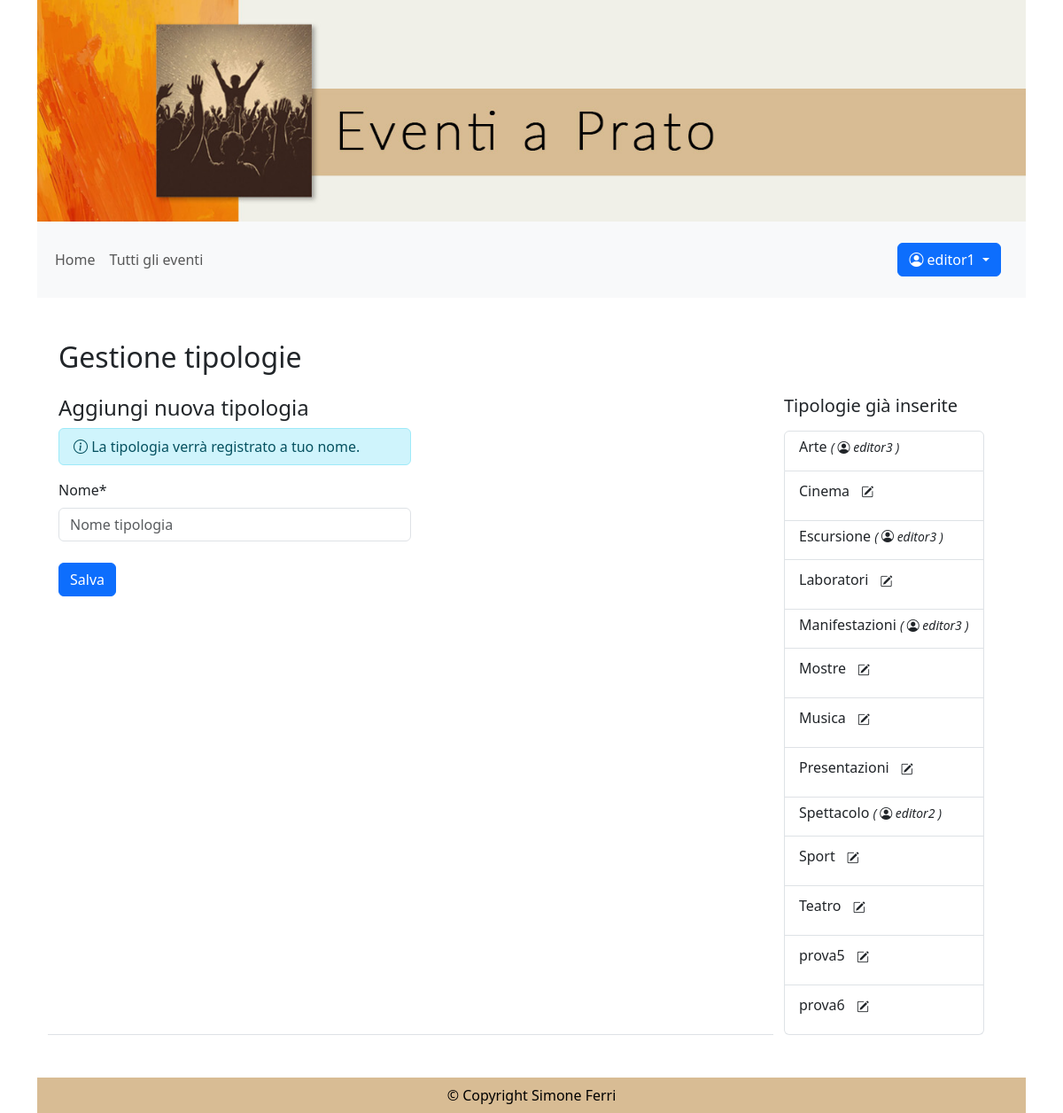
The app's page /gestione_tipologia/ (signed in) with its own data.
### eventi_accounts/models.py (models this page shows)
class CustomUser(AbstractUser):
    eta = models.PositiveIntegerField(null=True, blank=True, verbose_name="Età")
    telefono = models.PositiveIntegerField(null=True, blank=True)

### eventi_gestione/models.py (models this page shows, shortened)
class Tipologia(models.Model):
    nome_tipo = models.CharField(max_length=100)
    creatore = models.ForeignKey(CustomUser, on_delete=models.CASCADE, related_name='tipologie_create')
    class Meta:
        ordering = ['nome_tipo']

### eventi_gestione/views.py (the view, shortened to what this page needs)
# urls.py: path("gestione_tipologia/", TipologiaCreateView.as_view(), name="gestione_tipologia_creazione"),
class TipologiaCreateView(LoginRequiredMixin, UserPassesTestMixin, CreateView):
    model = Tipologia
    form_class = GestioneTipologiaForm
    template_name = 'gestione_tipologia.html'
    success_url = reverse_lazy('gestione_tipologia_creazione')
    def test_func(self):
        return self.request.user.groups.filter(name='redattori').exists()
    def get_context_data(self, **kwargs):
        context = super().get_context_data(**kwargs)
        context['tipologie_esistenti'] = Tipologia.objects.all().order_by('nome_tipo')
        return context

### eventi_pagine/templatetags/auth_extras.py (called while the page is built)
@register.filter(name='has_group')
def has_group(user, group_name):
    return user.groups.filter(name=group_name).exists()

### templates/gestione_tipologia.html (shortened to what this page needs)
{% extends "base.html" %}
{% load crispy_forms_tags %}
{% block content %}
    <h2 class="mt-5 mb-4">Gestione tipologie</h2>
    <div class="row">
        <div class="col-md-9 mb-4 mb-md-0 pb-4 border-bottom">
            <h3 class="h4">Aggiungi nuova tipologia</h3>
            {% crispy form %}
        </div>
        {% if request.resolver_match.url_name == 'gestione_tipologia_creazione' %}
            <div class="col-md-3">
                <h3 class="mb-3 h5">Tipologie già inserite</h3>
                {% if tipologie_esistenti %}
                    <div class="row">
                        <div class="col-sm-auto">
                            <ul class="list-group">
                                {% for tipo in tipologie_esistenti %}
                                    <li class="list-group-item d-flex align-middle">
                                        <p class="h6">
                                            {{ tipo.nome_tipo }}
                                            {% if tipo.creatore == user %}
                                                <a href="{% url 'gestione_tipologia_modifica' tipo.id %}" class="btn btn-white btn-sm" role="button"><i class="bi bi-pencil-square"></i> <span class="visually-hidden">Modifica</span></a>
                                            {% else %}
                                                <em class="h6 fw-normal"><small>( <i class="bi bi-person-circle " title="creatore" aria-label="creata da"></i> {{ tipo.creatore.username }} )</small></em>
                                            {% endif %}
                                        </p>
                                    </li>
                                {% endfor %}
                            </ul>
                        </div>
                    </div>
                    {% else %}
                    <p class="text-muted italic">Non è ancora stata inserita nessuna tipologia.</p>
                {% endif %}
            </div>
        {% endif %}
    </div>
    </div>
{% endblock content %}

### templates/base.html (shortened to what this page needs)
{% load auth_extras %}
{% load static %}
<!DOCTYPE html>
<html lang="it">
    <head>
        <link href="https://cdn.jsdelivr.net/npm/bootstrap@5.3.8/dist/css/bootstrap.min.css" rel="stylesheet">
        <link rel="stylesheet" href="https://cdn.jsdelivr.net/npm/bootstrap-icons@1.13.1/font/bootstrap-icons.min.css">
        <link  rel="stylesheet"  href="{% static 'css/style.css' %}" type="text/css"  />
    </head>
    <body class="container d-flex flex-column min-vh-100">
        <header>
            <div class="header_img"></div>
            <nav class="navbar navbar-expand-lg bg-body-tertiary">
              <div class="container-fluid">
                <div class="collapse navbar-collapse" id="navbarText">
                  <ul class="navbar-nav me-auto mb-2 mb-lg-0 f5">
                    <li class="nav-item">
                        <a {% if request.resolver_match.url_name == 'home' %}class="nav-link active" aria-current="page"{% else %}class="nav-link"{% endif %} href="/">Home</a>
                    </li>
                    <li class="nav-item">
                      <a  {% if request.resolver_match.url_name == 'eventi' %}class="nav-link active" aria-current="page"{% else %}class="nav-link"{% endif %} href="/eventi">Tutti gli eventi</a>
                    </li>
                  </ul>
                  <span class="navbar-text">
                    {% if user.is_authenticated %}
                        <div class="navbar-text me-3">
                            <div class="btn-group">
                                <button type="button" class="btn btn-primary dropdown-toggle" data-bs-toggle="dropdown" aria-expanded="false">
                                <i class="bi bi-person-circle"></i> {{ user.username }} <span class="visually-hidden">Menu utente</span>
                                </button>
                            </div>
                        </div>
                    {% else %}
                        <a href="/login/" class="btn btn-primary text-bg-primary" role="button">Sign in</a>
                        <a href="/signup/" class="btn btn-secondary text-bg-secondary" role="button">Sign up</a>
                    {% endif %}
                  </span>
                </div>
              </div>
            </nav>
        </header>
        <main class="container flex-grow-1">
        <div class="container">
          {% block content %}
          {% endblock content %}
        </main>
        <footer class="text-black text-center p-2 mt-5 ">
            © Copyright Simone Ferri
        </footer>
    </body>
</html>

### static/css/style.css (style rules this page uses)
.header_img { background-image: url('../img/testata-eventi.jpg'); background-size: cover; height: 250px; }
footer { background-color: #d8bc94; }

### records on screen
CustomUser: username "editor1"
Tipologia: nome_tipo "Arte", creatore.username "editor3"
Tipologia: nome_tipo "Cinema"
Tipologia: nome_tipo "Escursione", creatore.username "editor3"
Tipologia: nome_tipo "Laboratori"
Tipologia: nome_tipo "Manifestazioni", creatore.username "editor3"
Tipologia: nome_tipo "Mostre"
Tipologia: nome_tipo "Musica"
Tipologia: nome_tipo "Presentazioni"
Tipologia: nome_tipo "Spettacolo", creatore.username "editor2"
Tipologia: nome_tipo "Sport"
Tipologia: nome_tipo "Teatro"
Tipologia: nome_tipo "prova5"
Tipologia: nome_tipo "prova6"
